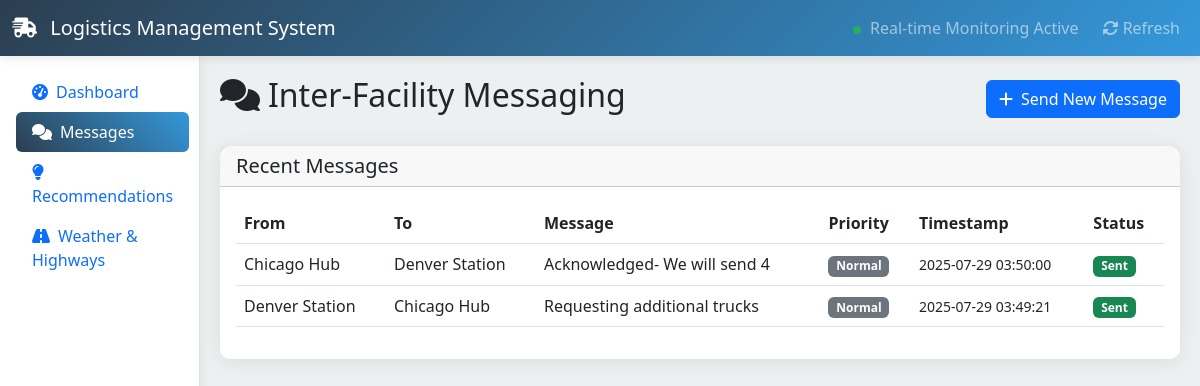
The app's page /messages, older data.
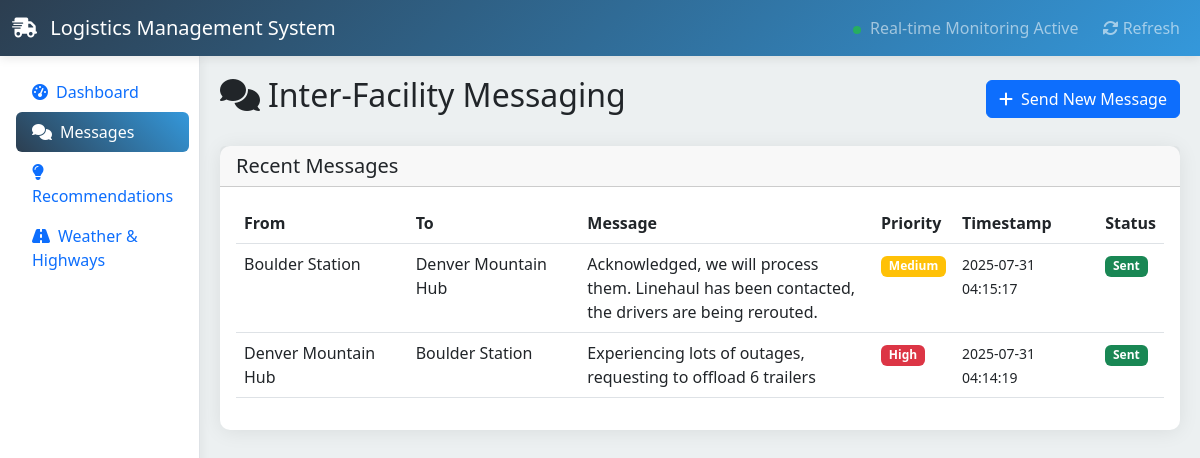
The same page, newer data.
### tables this page shows
CREATE TABLE messages (
        id INTEGER PRIMARY KEY AUTOINCREMENT,
        from_facility_id INTEGER,
        to_facility_id INTEGER,
        message TEXT NOT NULL,
        priority TEXT DEFAULT 'normal',
        status TEXT DEFAULT 'sent',
        created_at TIMESTAMP DEFAULT CURRENT_TIMESTAMP,
        FOREIGN KEY (from_facility_id) REFERENCES facilities (id),
        FOREIGN KEY (to_facility_id) REFERENCES facilities (id)
    );

CREATE TABLE facilities (
        id INTEGER PRIMARY KEY AUTOINCREMENT,
        name TEXT NOT NULL,
        location TEXT NOT NULL,
        facility_type TEXT NOT NULL,
        status TEXT DEFAULT 'active',
        max_capacity INTEGER DEFAULT 1000,
        current_load INTEGER DEFAULT 0,
        staff_count INTEGER DEFAULT 50,
        created_at TIMESTAMP DEFAULT CURRENT_TIMESTAMP
    );

### web/routes.py (the view)
    @app.route("/messages")
    def messages():
        facilities = FacilityDB.get_all_facilities()
        recent_messages = MessagesDB.get_recent_messages(20)
        return render_template(
            "messages.html", facilities=facilities, messages=recent_messages
        )

### database/logic.py (called while the page is built)
def get_db_connection():
    conn = sqlite3.connect(DATABASE, timeout=30.0)  # 30-second timeout
    conn.row_factory = sqlite3.Row
    conn.execute("PRAGMA journal_mode=WAL")
    conn.execute("PRAGMA synchronous=NORMAL")
    conn.execute("PRAGMA temp_store=memory")
    conn.execute("PRAGMA mmap_size=268435456")  # 256MB mmap
    return conn

    @staticmethod
    def get_all_facilities():
        conn = get_db_connection()
        facilities = conn.execute(GET_ALL_ACTIVE_FACILITIES).fetchall()
        conn.close()
        return facilities

    @staticmethod
    def get_recent_messages(limit: int = 20):
        conn = get_db_connection()
        messages = conn.execute(GET_RECENT_MESSAGES, (limit,)).fetchall()
        conn.close()
        return messages

### templates/messages.html (shortened to what this page needs)
{% extends "base.html" %}
{% block content %}
<div class="d-flex justify-content-between align-items-center mb-4">
    <h2><i class="fas fa-comments me-2"></i>Inter-Facility Messaging</h2>
    <button class="btn btn-primary" data-bs-toggle="modal" data-bs-target="#sendMessageModal">
        <i class="fas fa-plus me-2"></i>Send New Message
    </button>
</div>
<div class="row">
    <div class="col-12">
        <div class="card">
            <div class="card-header">
                <h5 class="mb-0">Recent Messages</h5>
            </div>
            <div class="card-body">
                {% if messages %}
                <div class="table-responsive">
                    <table class="table table-hover">
                        <thead>
                            <tr>
                                <th>From</th>
                                <th>To</th>
                                <th>Message</th>
                                <th>Priority</th>
                                <th>Timestamp</th>
                                <th>Status</th>
                            </tr>
                        </thead>
                        <tbody>
                            {% for message in messages %}
                            <tr>
                                <td>{{ message.from_facility }}</td>
                                <td>{{ message.to_facility }}</td>
                                <td>
                                    <div style="max-width: 300px; overflow: hidden; text-overflow: ellipsis;">
                                        {{ message.message }}
                                    </div>
                                </td>
                                <td>
                                    <span
                                        class="badge bg-{% if message.priority == 'high' %}danger{% elif message.priority == 'medium' %}warning{% else %}secondary{% endif %}">
                                        {{ message.priority.title() }}
                                    </span>
                                </td>
                                <td>
                                    <small>{{ message.created_at }}</small>
                                </td>
                                <td>
                                    <span
                                        class="badge bg-{% if message.status == 'sent' %}success{% elif message.status == 'delivered' %}info{% else %}secondary{% endif %}">
                                        {{ message.status.title() }}
                                    </span>
                                </td>
                            </tr>
                            {% endfor %}
                        </tbody>
                    </table>
                </div>
                {% endif %}
            </div>
        </div>
    </div>
</div>
{% endblock %}

### templates/base.html (shortened to what this page needs)
<!DOCTYPE html>
<html lang="en">
<head>
    <link href="https://cdnjs.cloudflare.com/ajax/libs/bootstrap/5.3.0/css/bootstrap.min.css" rel="stylesheet">
    <link href="https://cdnjs.cloudflare.com/ajax/libs/font-awesome/6.4.0/css/all.min.css" rel="stylesheet">
</head>
<body>
    <nav class="navbar navbar-expand-lg navbar-dark">
        <div class="container-fluid">
            <a class="navbar-brand" href="{{ url_for('dashboard') }}">
                <i class="fas fa-shipping-fast me-2"></i>
                Logistics Management System
            </a>
            <div class="navbar-nav ms-auto">
                <span class="navbar-text me-3">
                    <span class="real-time-indicator"></span>
                    Real-time Monitoring Active
                </span>
                <a class="nav-link" href="#" onclick="refreshData()">
                    <i class="fas fa-sync-alt"></i> Refresh
                </a>
            </div>
        </div>
    </nav>
    <div class="container-fluid">
        <div class="row">
            <div class="col-md-2 sidebar p-0">
                <div class="p-3">
                    <ul class="nav nav-pills flex-column">
                        <li class="nav-item">
                            <a class="nav-link {% if request.endpoint == 'dashboard' %}active{% endif %}"
                               href="{{ url_for('dashboard') }}">
                                <i class="fas fa-tachometer-alt me-2"></i>Dashboard
                            </a>
                        </li>
                        <li class="nav-item">
                            <a class="nav-link {% if request.endpoint == 'messages' %}active{% endif %}"
                               href="{{ url_for('messages') }}">
                                <i class="fas fa-comments me-2"></i>Messages
                            </a>
                        </li>
                        <li class="nav-item">
                            <a class="nav-link" href="#" onclick="loadRecommendations()">
                                <i class="fas fa-lightbulb me-2"></i>Recommendations
                            </a>
                        </li>
                        <li class="nav-item">
                            <a class="nav-link" href="#" onclick="showWeatherTraffic()">
                                <i class="fas fa-road me-2"></i>Weather & Highways
                            </a>
                        </li>
                    </ul>
                </div>
            </div>
            <div class="col-md-10 main-content">
                {% block content %}{% endblock %}
            </div>
        </div>
    </div>
</body>
</html>

### templates/base.html (style rules this page uses)
:root { --primary-color: #2c3e50; --secondary-color: #3498db; --success-color: #27ae60; --warning-color: #f39c12; --danger-color: #e74c3c; --light-bg: #ecf0f1; }
body { background-color: var(--light-bg); font-family: 'Segoe UI', Tahoma, Geneva, Verdana, sans-serif; }
.navbar { background: linear-gradient(135deg, var(--primary-color), var(--secondary-color)); box-shadow: 0 2px 10px rgba(0,0,0,0.1); }
.sidebar { min-height: calc(100vh - 76px); background: white; border-right: 1px solid #dee2e6; box-shadow: 2px 0 10px rgba(0,0,0,0.05); }
.main-content { padding: 20px; }
.card { border: none; border-radius: 10px; box-shadow: 0 2px 20px rgba(0,0,0,0.08); transition: transform 0.2s ease; }
.nav-pills .nav-link.active { background: linear-gradient(45deg, var(--primary-color), var(--secondary-color)); }
.real-time-indicator { display: inline-block; width: 8px; height: 8px; background-color: var(--success-color); border-radius: 50%; margin-right: 5px; animation: pulse 2s infinite; }

Row changes from the older to the newer data that the page shows:
removed messages: from_facility "Chicago Hub", to_facility "Denver Station", message "Acknowledged- We will send 4", priority "Normal", created_at "2025-07-29 03:50:00", status "Sent"
added messages: from_facility "Boulder Station", to_facility "Denver Mountain Hub", message "Acknowledged, we will process them. Linehaul has been contacted, the drivers are being rerouted.", priority "Medium", created_at "2025-07-31 04:15:17", status "Sent"
changed messages: from_facility "Denver Station" → "Denver Mountain Hub"; to_facility "Chicago Hub" → "Boulder Station"; message "Requesting additional trucks" → "Experiencing lots of outages, requesting to offload 6 trailers"; priority "Normal" → "High"; created_at "2025-07-29 03:49:21" → "2025-07-31 04:14:19"
